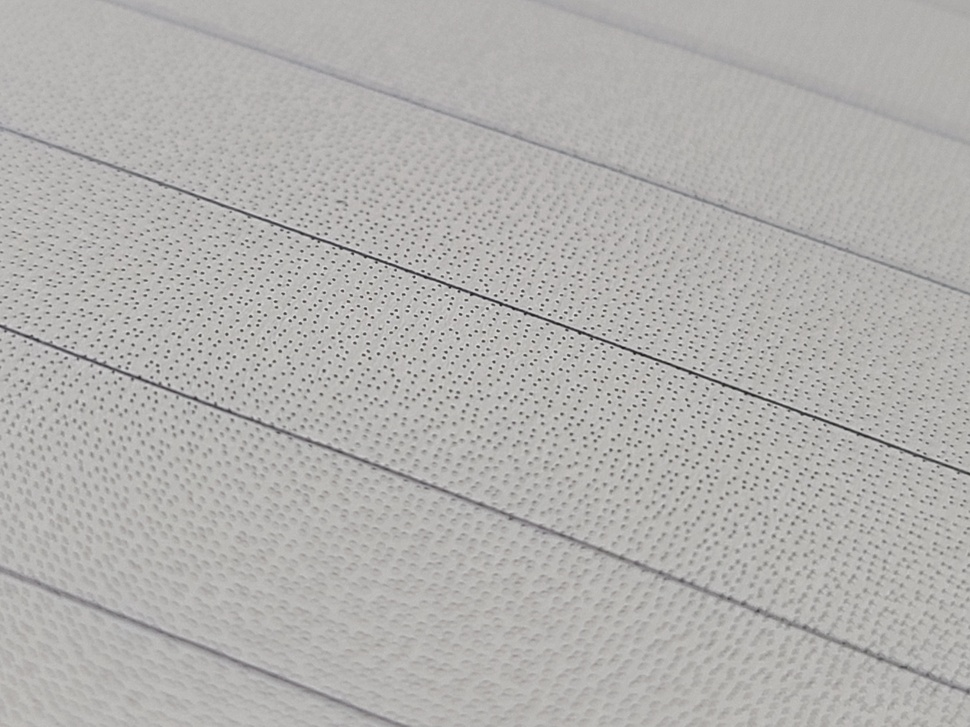
//> input picture CV_/C__/C__/resource/test2.jpg, 970 x 727 px, shrunk from 4032 x 3024 before the run
$ ./BSBS   (built with g++ and OpenCV 4)
//> lines starting //> are read from the running program, lines starting //| are printed output that depends on the picture; after the words box and inside, x2 and y2 are one past the last pixel; in counts of white or black regions, pixels touching at a corner belong together
#include <opencv2/opencv.hpp>
#include <opencv2/highgui/highgui.hpp>
#include <opencv2/imgproc/imgproc.hpp>

using namespace cv;

// 허프 선 검출 함수
void houghLinesCallback(int, void*);

// 전역 변수
int rho_slider = 9;  // 초기 rho 값
int theta_slider = 180;  // 초기 theta 값
int threshold_slider = 108;  // 초기 threshold 값

Mat image; // 이미지 전역 변수
Mat edges; // 엣지 전역 변수

int main() {
    image = imread("test2.jpg");
//> image is the input picture: 727 rows x 970 cols, CV_8UC3; mean B, G, R 175, 177.2, 178.4

    Mat gray;
    cvtColor(image, gray, COLOR_BGR2GRAY);

    Canny(gray, edges, 50, 150);
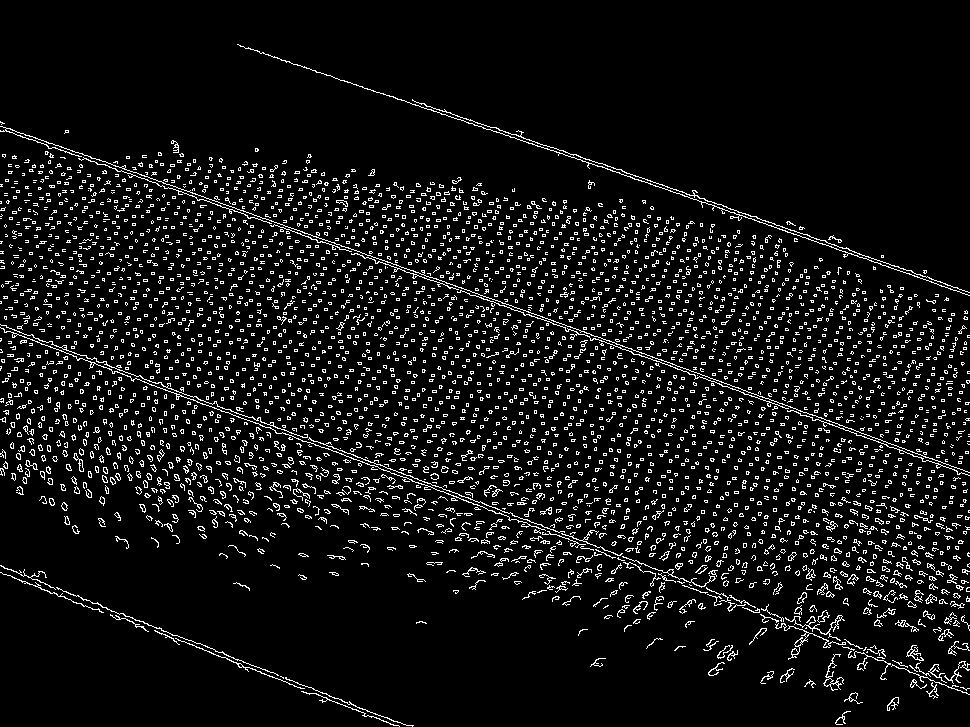
//> edges: 727 rows x 970 cols, CV_8UC1; 7.3% white in thin lines or dots

    // 초기 허프 선 검출을 수행합니다.
    std::vector<Vec2f> lines;
    HoughLines(edges, lines, rho_slider, CV_PI / (theta_slider ), threshold_slider);
//> lines = 3104 lines (rho, theta), first 12: [297, 1.94], [117, 1.92], [126, 1.9], [306, 1.92], [288, 1.95], [99, 1.94], [333, 1.9], [144, 1.88], [270, 1.97], [351, 1.88], [450, 1.69], [441, 1.71]

    // 결과를 표시합니다.
    namedWindow("Hough Lines");
    imshow("Hough Lines", image);

    // 트랙바를 생성하고 콜백 함수를 등록합니다.
    createTrackbar("Rho * 10", "Hough Lines", &rho_slider, 100, houghLinesCallback);
    createTrackbar("Theta", "Hough Lines", &theta_slider, 360, houghLinesCallback);
    createTrackbar("Threshold", "Hough Lines", &threshold_slider, 500, houghLinesCallback);
    waitKey(0);

    return 0;
}


void houghLinesCallback(int, void*) {
    double rho = static_cast<double>(rho_slider) / 10.0;
//> rho = 0.9

    std::vector<Vec2f> lines;
    HoughLines(edges, lines, rho, CV_PI / (theta_slider ), threshold_slider);
//> lines = 2609 lines (rho, theta), first 12: [300.6, 1.94], [114.3, 1.92], [309.6, 1.92], [111.6, 1.92], [296.1, 1.94], [-40.5, 1.9], [-37.8, 1.9], [306.9, 1.92], [122.4, 1.9], [179.1, 1.92], [118.8, 1.9], [228.6, 1.92]

    Mat result = image.clone();  // 이미지 크기와 채널을 복사된 이미지에 맞춤
    for (size_t i = 0; i < lines.size(); ++i) {
        float rho = lines[i][0], theta = lines[i][1];
        Point pt1, pt2;
        double a = cos(theta), b = sin(theta);
        double x0 = a * rho, y0 = b * rho;
        pt1.x = cvRound(x0 + 1000 * (-b));
        pt1.y = cvRound(y0 + 1000 * (a));
        pt2.x = cvRound(x0 - 1000 * (-b));
        pt2.y = cvRound(y0 - 1000 * (a));
        line(result, pt1, pt2, Scalar(0, 0, 255), 2, LINE_AA);
    }
//> this loop made 2609 passes
//> (rho, theta, a, b, x0, y0) on passes 1 to 3: (300.6, 1.94, -0.358, 0.934, -107.7, 280.6), (114.3, 1.92, -0.342, 0.94, -39.09, 107.4), (309.6, 1.92, -0.342, 0.94, -105.9, 290.9)
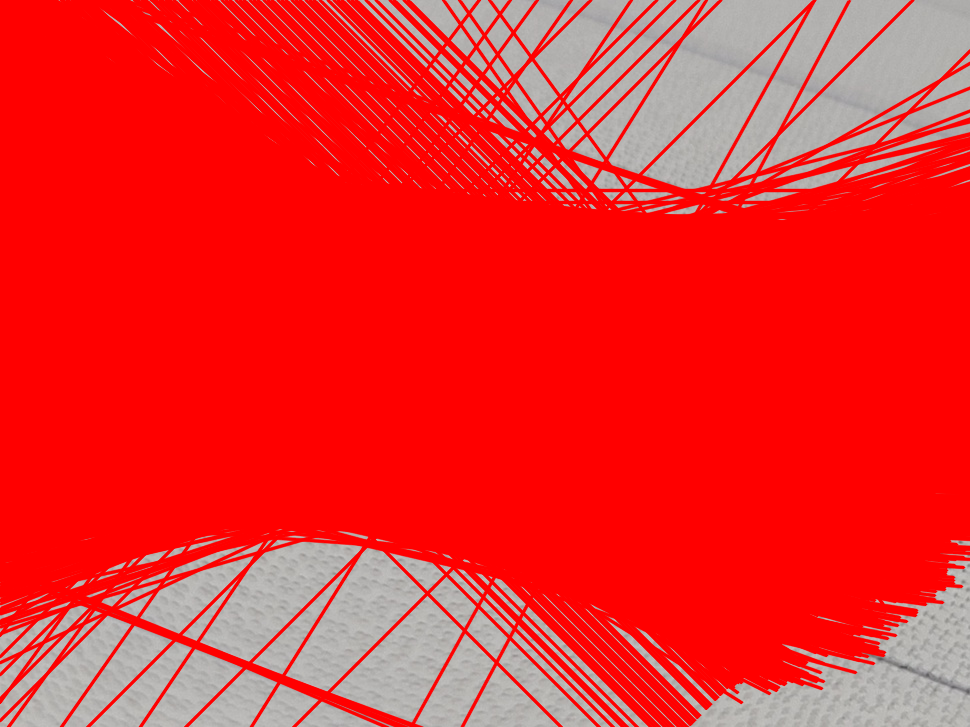
//> result: 727 rows x 970 cols, CV_8UC3; mean B, G, R 43.4, 43.9, 236.2

    // 새로운 결과를 표시합니다.
    imshow("Hough Lines", result);
}

$ run again, with CV_/C__/C__/resource/test90.jpg copied over CV_/C__/C__/resource/test2.jpg
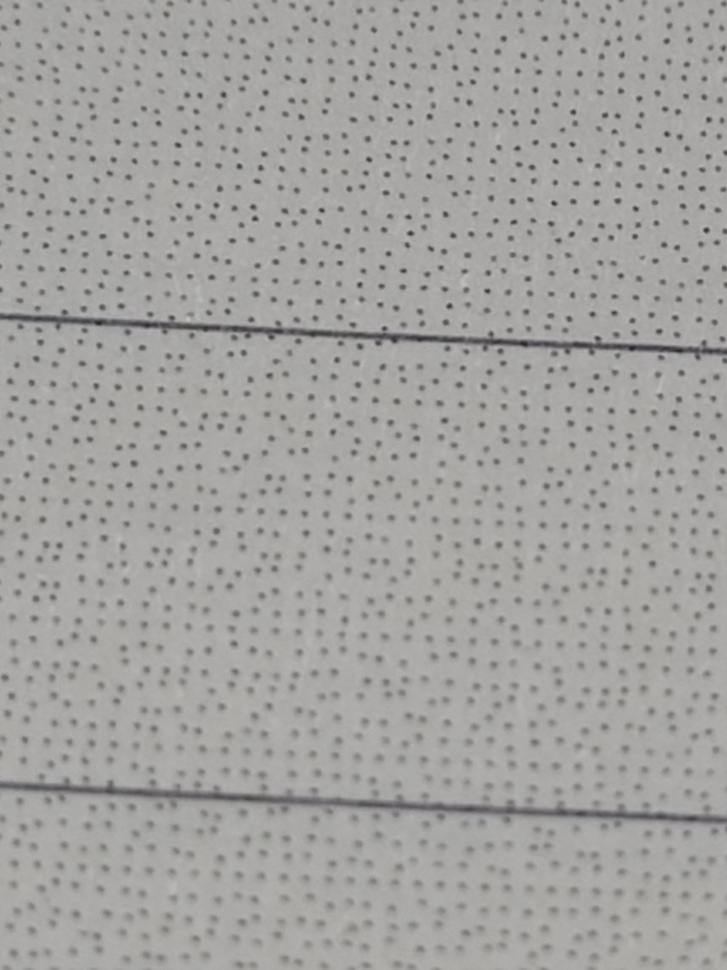
//> input picture CV_/C__/C__/resource/test90.jpg, 727 x 970 px, shrunk from 3024 x 4032 before the run
//> image is the input picture: 970 rows x 727 cols, CV_8UC3; mean B, G, R 160.1, 162.4, 163.3
//> `Canny(gray, edges, 50, 150);`:
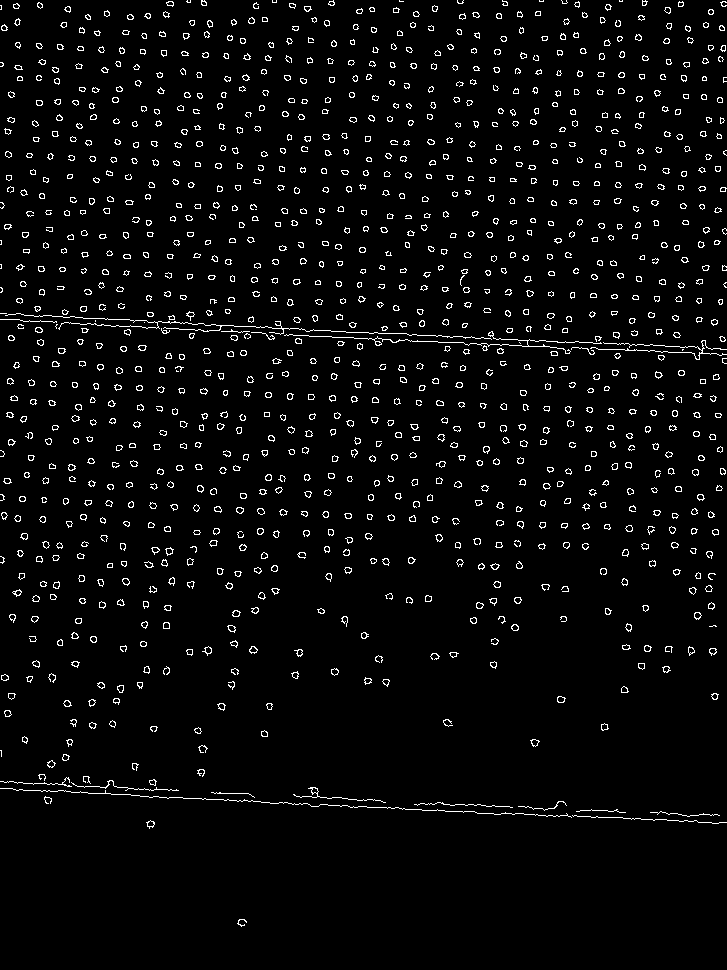
//> edges: 970 rows x 727 cols, CV_8UC1; 3.8% white in thin lines or dots
//> `HoughLines(edges, lines, rho_slider, CV_PI / (theta_slider ), threshol..`: lines = 3619 lines (rho, theta), first 12: [315, 1.62], [324, 1.61], [783, 1.62], [306, 1.64], [792, 1.61], [774, 1.64], [495, 1.62], [153, 1.62], [378, 1.62], [189, 0.07], [45, 1.62], [207, 0.07]
//> in houghLinesCallback, `double rho = static_cast<double>(rho_slider) / 10.0;`: rho = 0.9
//> in houghLinesCallback, `HoughLines(edges, lines, rho, CV_PI / (theta_slider ), threshold_slide..`: lines = 20 lines (rho, theta), first 12: [312.3, 1.62], [318.6, 1.62], [786.6, 1.62], [321.3, 1.61], [779.4, 1.62], [788.4, 1.61], [327.6, 1.61], [189.9, 0.07], [319.5, 1.61], [41.4, 1.62], [794.7, 1.61], [151.2, 1.62]
//> the loop in houghLinesCallback, `for (size_t i = 0; i < lines.size(); ++i)` made 20 passes
//> (rho, theta, a, b, x0, y0) on passes 1 to 8: (312.3, 1.62, -0.0523, 0.999, -16.34, 311.9), (318.6, 1.62, -0.0523, 0.999, -16.67, 318.2), (786.6, 1.62, -0.0523, 0.999, -41.17, 785.5), (321.3, 1.61, -0.0349, 0.999, -11.21, 321.1), (779.4, 1.62, -0.0523, 0.999, -40.79, 778.3), (788.4, 1.61, -0.0349, 0.999, -27.51, 787.9), (327.6, 1.61, -0.0349, 0.999, -11.43, 327.4), (189.9, 0.0698, 0.998, 0.0698, 189.4, 13.25)
//> after the loop in houghLinesCallback, `for (size_t i = 0; i < lines.size(); ++i)`:
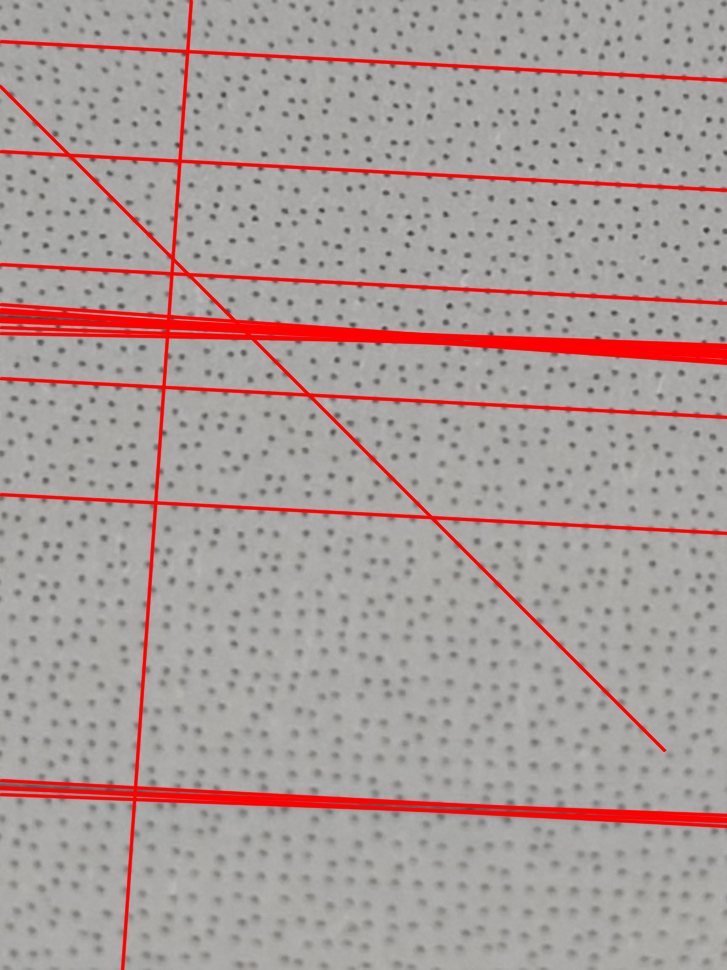
//> result: 970 rows x 727 cols, CV_8UC3; 7.21% of pixels changed, all inside (x1, y1, x2, y2) = (0, 0, 727, 970)

$ run again, with CV_/C__/C__/resource/basic.jpg copied over CV_/C__/C__/resource/test2.jpg
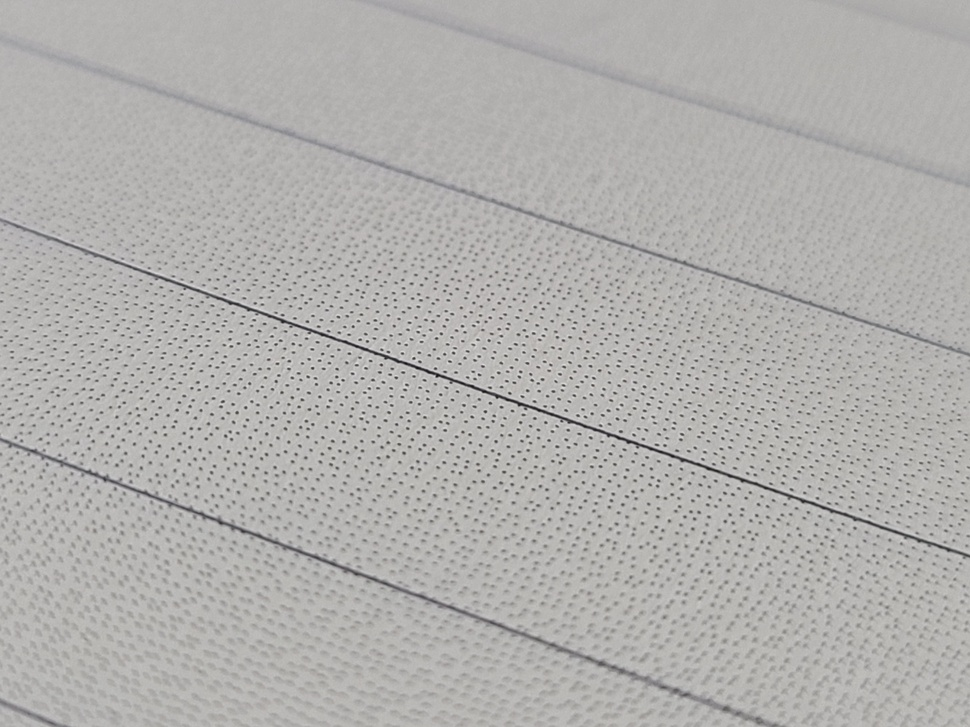
//> input picture CV_/C__/C__/resource/basic.jpg, 970 x 727 px, shrunk from 4032 x 3024 before the run
//> image is the input picture: 727 rows x 970 cols, CV_8UC3; mean B, G, R 174.5, 176.6, 177.7
//> `Canny(gray, edges, 50, 150);`:
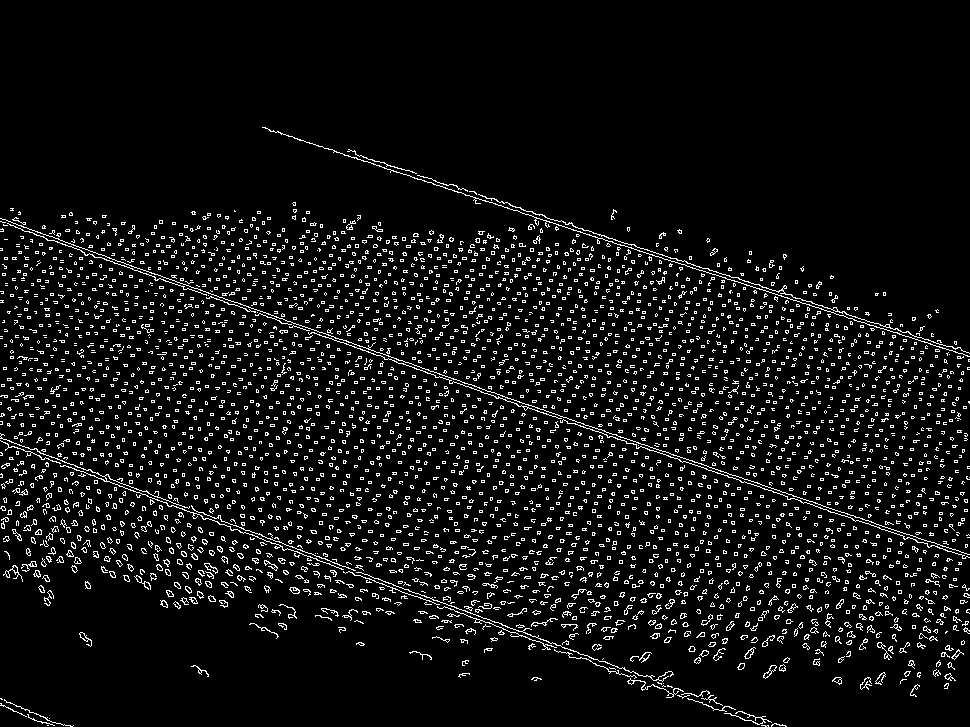
//> edges: 727 rows x 970 cols, CV_8UC1; 6.6% white in thin lines or dots, all inside (x1, y1, x2, y2) = (0, 127, 970, 727)
//> `HoughLines(edges, lines, rho_slider, CV_PI / (theta_slider ), threshol..`: lines = 3120 lines (rho, theta), first 12: [207, 1.9], [414, 1.92], [405, 1.94], [198, 1.92], [225, 1.88], [36, 1.88], [243, 1.87], [432, 1.9], [531, 1.69], [531, 1.66], [522, 1.71], [549, 1.64]
//> in houghLinesCallback, `double rho = static_cast<double>(rho_slider) / 10.0;`: rho = 0.9
//> in houghLinesCallback, `HoughLines(edges, lines, rho, CV_PI / (theta_slider ), threshold_slide..`: lines = 1654 lines (rho, theta), first 12: [210.6, 1.9], [414.9, 1.92], [213.3, 1.9], [40.5, 1.88], [36.9, 1.88], [204.3, 1.92], [405.9, 1.94], [227.7, 1.88], [220.5, 1.9], [201.6, 1.92], [315.9, 1.92], [370.8, 1.92]
//> the loop in houghLinesCallback, `for (size_t i = 0; i < lines.size(); ++i)` made 1654 passes
//> (rho, theta, a, b, x0, y0) on passes 1 to 3: (210.6, 1.9, -0.326, 0.946, -68.56, 199.1), (414.9, 1.92, -0.342, 0.94, -141.9, 389.9), (213.3, 1.9, -0.326, 0.946, -69.44, 201.7)
//> after the loop in houghLinesCallback, `for (size_t i = 0; i < lines.size(); ++i)`:
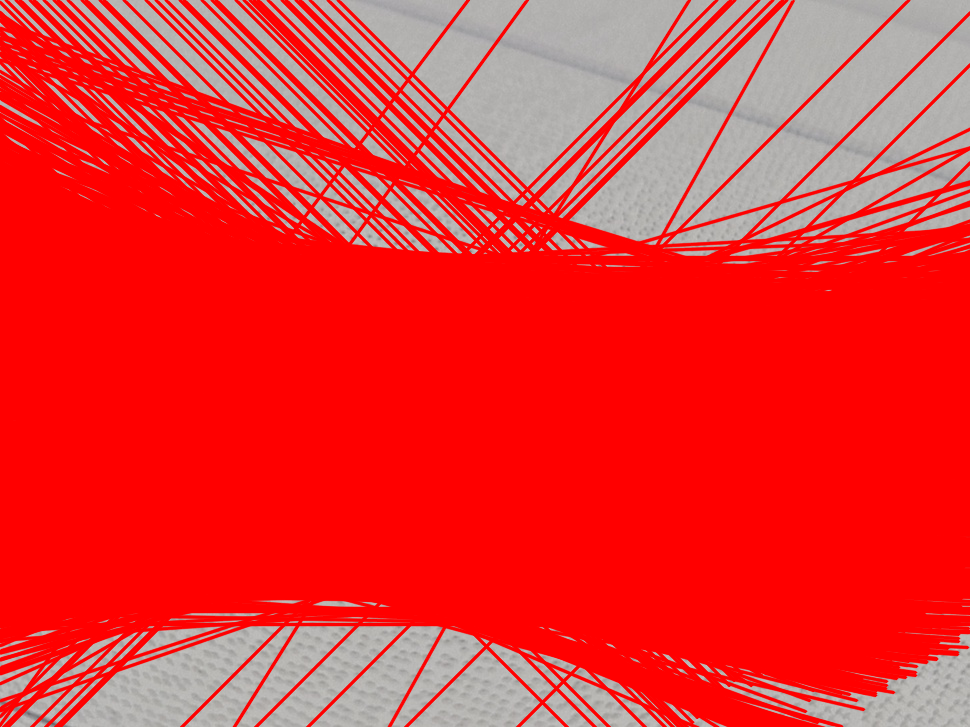
//> result: 727 rows x 970 cols, CV_8UC3; mean B, G, R 49.8, 50.3, 233.1
